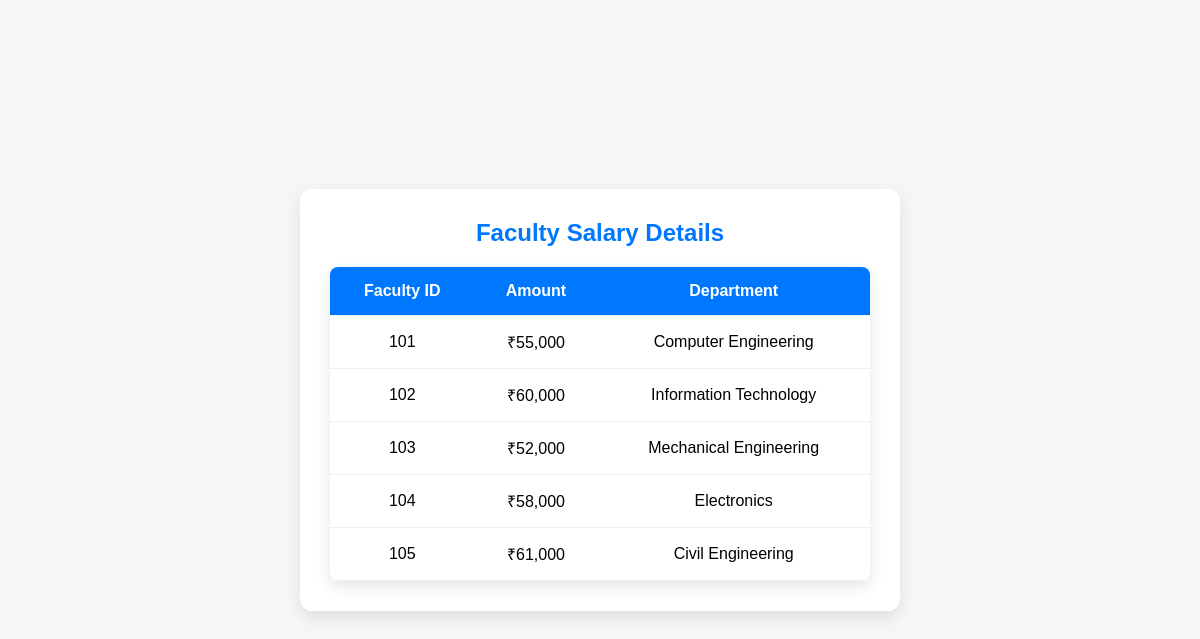
The app's page /faculty_salary.php with its own data.
### tables this page shows
CREATE TABLE `faculty_salary` (
  `Salary_ID` int(11) NOT NULL,
  `Faculty_ID` int(11) NOT NULL,
  `Amount` decimal(10,2) NOT NULL,
  `Department` varchar(100) NOT NULL
);

### faculty_salary.php (the view, shortened to what this page needs)
<?php
include("db_config.php");
$sql = "SELECT * FROM faculty_salary";
$result = $conn->query($sql);
?>
<!DOCTYPE html>
<html lang="en">
<head>
    <link rel="stylesheet" href="faculty_salary.css">
</head>
<body>
    <div class="salary-container">
        <h2>Faculty Salary Details</h2>
        <table class="salary-table">
            <tr>
                <th>Faculty ID</th>
                <th>Amount</th>
                <th>Department</th>
            </tr>
            <?php while ($row = $result->fetch_assoc()): ?>
            <tr>
                <td><?php echo htmlspecialchars($row['Faculty_ID']); ?></td>
                <td>₹<?php echo number_format($row['Amount']); ?></td>
                <td><?php echo htmlspecialchars($row['Department']); ?></td>
            </tr>
            <?php endwhile; ?>
        </table>
    </div>
</body>
</html>

### faculty_salary.css (style rules this page uses)
* { margin: 0; padding: 0; box-sizing: border-box; font-family: 'Poppins', sans-serif; }
body { background-color: #f4f6f8; display: flex; flex-direction: column; align-items: center; justify-content: center; min-height: 100vh; padding: 20px; }
.salary-container { background: white; padding: 30px; border-radius: 12px; box-shadow: 0 6px 15px rgba(0, 0, 0, 0.1); width: 90%; max-width: 600px; text-align: center; }
h2 { margin-bottom: 20px; color: #0077ff; }
.salary-table { width: 100%; border-collapse: collapse; background-color: white; border-radius: 8px; overflow: hidden; box-shadow: 0 6px 15px rgba(0, 0, 0, 0.1); }
.salary-table th, .salary-table td { padding: 15px; text-align: left; border-bottom: 1px solid #eee; }
.salary-table th { background-color: #0077ff; color: white; text-align: center; }
.salary-table td { text-align: center; font-weight: 500; }

### records on screen
faculty_salary: Faculty_ID "101", Amount "55,000", Department "Computer Engineering"
faculty_salary: Faculty_ID "102", Amount "60,000", Department "Information Technology"
faculty_salary: Faculty_ID "103", Amount "52,000", Department "Mechanical Engineering"
faculty_salary: Faculty_ID "104", Amount "58,000", Department "Electronics"
faculty_salary: Faculty_ID "105", Amount "61,000", Department "Civil Engineering"
